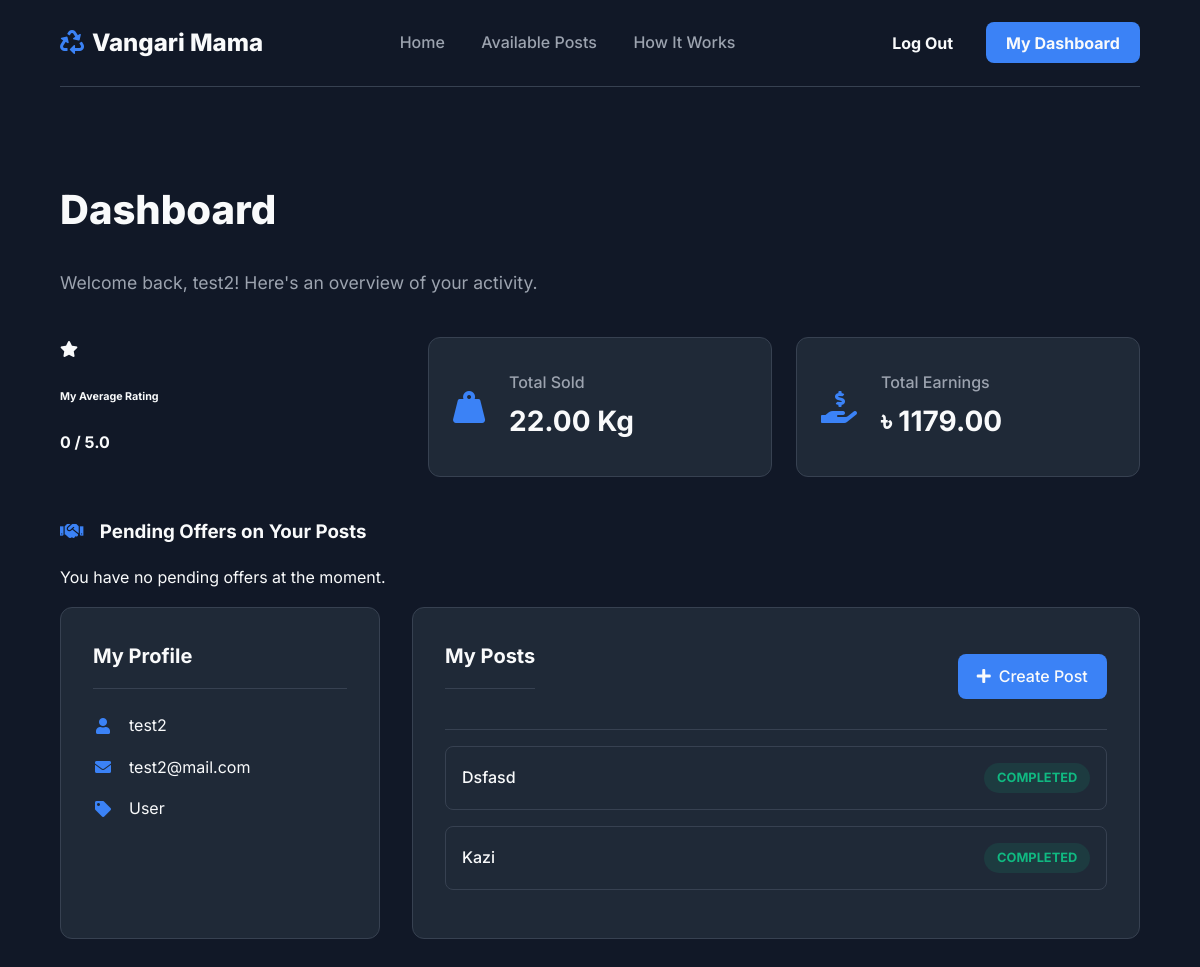
The page /dashboard (signed in) on the database its author committed.
### models.py (models this page shows, shortened)
class User(UserMixin, db.Model):
    id = db.Column(db.Integer, primary_key=True)
    username = db.Column(db.String(64), unique=True, nullable=False)
    email = db.Column(db.String(120), unique=True, nullable=False)
    password_hash = db.Column(db.String(256), nullable=False)
    user_type = db.Column(db.String(20), default='user', nullable=False)
    is_admin = db.Column(db.Boolean, default=False)
    total_earnings = db.Column(db.Numeric(10, 2), default=0.00)
    created_at = db.Column(db.DateTime, default=datetime.utcnow)
    posts = db.relationship('TrashPost', foreign_keys='TrashPost.user_id', backref='owner', lazy='dynamic', cascade="all, delete-orphan")
    collections = db.relationship('TrashPost', foreign_keys='TrashPost.collector_id', backref='collector', lazy='dynamic')
    reviews_given = db.relationship('Review', foreign_keys='Review.reviewer_id', backref='reviewer', lazy='dynamic', cascade="all, delete-orphan")
    reviews_received = db.relationship('Review', foreign_keys='Review.reviewee_id', backref='reviewee', lazy='dynamic', cascade="all, delete-orphan")
    def average_rating(self):
        reviews = self.reviews_received.all()
        if not reviews:
            return 0
        return round(statistics.mean([review.rating for review in reviews]), 1)

class TrashPost(db.Model):
    id = db.Column(db.Integer, primary_key=True)
    user_id = db.Column(db.Integer, db.ForeignKey('user.id'), nullable=False)
    trash_type = db.Column(db.String(50), nullable=False)
    quantity = db.Column(db.Integer, nullable=False)
    location = db.Column(db.String(255), nullable=False)
    description = db.Column(db.Text)
    status = db.Column(db.String(20), default='available', nullable=False)
    collector_id = db.Column(db.Integer, db.ForeignKey('user.id'))
    price_per_kg = db.Column(db.Numeric(10, 2), nullable=False)
    is_negotiable = db.Column(db.Boolean, default=False, nullable=False)
    created_at = db.Column(db.DateTime, default=datetime.utcnow)
    completed_at = db.Column(db.DateTime)
    final_weight_kg = db.Column(db.Float, nullable=True)
    final_price_per_kg = db.Column(db.Numeric(10, 2), nullable=True)
    total_transaction_value = db.Column(db.Numeric(10, 2), nullable=True)
    platform_profit = db.Column(db.Numeric(10, 2), nullable=True)
    phone_number = db.Column(db.String(20), nullable=True)
    google_map_link = db.Column(db.String(500), nullable=True)
    image_file = db.Column(db.String(30), nullable=False, default='default.jpg')
    reviews = db.relationship('Review', backref='post', lazy='dynamic', cascade="all, delete-orphan")

### routes.py (the view)
@app.route('/dashboard')
@login_required
def user_dashboard():
    if current_user.user_type == 'collector':
        return redirect(url_for('collector_dashboard'))
    user_posts = TrashPost.query.filter_by(user_id=current_user.id).order_by(TrashPost.created_at.desc()).all()
    total_kg_sold = db.session.query(db.func.sum(TrashPost.final_weight_kg)).filter_by(user_id=current_user.id, status='completed').scalar() or 0.0
    total_earnings = current_user.total_earnings or 0.0
    return render_template('user_dashboard.html',
                           title='My Dashboard',
                           user_posts=user_posts,
                           total_kg_sold=total_kg_sold,
                           total_earnings=total_earnings)

### app.py (called while the page is built)
@login_manager.user_loader
def load_user(user_id):
    from models import User
    return User.query.get(int(user_id))

### templates/user_dashboard.html (shortened to what this page needs)
{% extends "base.html" %}
{% block content %}
<div class="container">
    <div class="dashboard-header">
        <h1>Dashboard</h1>
        <p>Welcome back, {{ current_user.username }}! Here's an overview of your activity.</p>
    </div>
    <div class="stats-grid">
        <div class="col-md-4">
    <div class="card p-3">
        <div class="d-flex align-items-center">
            <div class="fs-1 text-primary me-3"><i class="fas fa-star"></i></div>
            <div>
                <h6 class="text-muted">My Average Rating</h6>
                <h4 class="fw-bold">{{ current_user.average_rating() }} / 5.0</h4>
            </div>
        </div>
    </div>
</div>
        <div class="stat-card">
            <i class="fas fa-weight-hanging"></i>
            <div class="stat-info">
                <h4>Total Sold</h4>
                <p>{{ "%.2f"|format(total_kg_sold) }} Kg</p>
            </div>
        </div>
        <div class="stat-card">
            <i class="fas fa-hand-holding-usd"></i>
            <div class="stat-info">
                <h4>Total Earnings</h4>
                <p>৳ {{ "%.2f"|format(total_earnings) }}</p>
            </div>
        </div>
    </div>
    <div class="offers-section">
        <h3 class="section-title"><i class="fas fa-handshake"></i> Pending Offers on Your Posts</h3>
        {% set offers = user_posts|selectattr('status', 'equalto', 'negotiating')|list %}
        {% if offers %}
            {% for post in offers %}
            <div class="offer-card">
                <div class="offer-icon">
                    <i class="fas fa-arrow-down"></i>
                </div>
                <div class="offer-details">
                    <p><strong>{{ post.collector.username }}</strong> made an offer on your post: <strong>"{{ post.trash_type.title() }}"</strong></p>
                    <span class="offer-price">
                        Offered Total: ৳{{ "%.2f"|format(post.total_transaction_value) }}
                        <small>({{ post.final_weight_kg }}Kg at ৳{{ post.final_price_per_kg }}/Kg)</small>
                    </span>
                </div>
                <div class="offer-actions">
                    <form action="{{ url_for('accept_offer', post_id=post.id) }}" method="POST">
                        <button type="submit" class="btn-accept"><i class="fas fa-check"></i> Accept</button>
                    </form>
                    <form action="{{ url_for('reject_offer', post_id=post.id) }}" method="POST">
                        <button type="submit" class="btn-reject"><i class="fas fa-times"></i> Reject</button>
                    </form>
                </div>
            </div>
            {% endfor %}
        {% else %}
            <p class="text-muted">You have no pending offers at the moment.</p>
        {% endif %}
    </div>
    <div class="dashboard-grid">
        <div class="profile-card">
            <div class="card-header">
                <h3 class="card-title">My Profile</h3>
            </div>
            <div class="profile-info">
                <p><i class="fas fa-user fa-fw"></i> {{ current_user.username }}</p>
                <p><i class="fas fa-envelope fa-fw"></i> {{ current_user.email }}</p>
                <p><i class="fas fa-tag fa-fw"></i> {{ current_user.user_type | title }}</p>
            </div>
        </div>
        <div class="posts-list">
            <div class="posts-list-header">
                <h3 class="card-title">My Posts</h3>
                <a href="{{ url_for('create_post') }}" class="create-post-btn"><i class="fas fa-plus"></i> Create Post</a>
            </div>
            {% if user_posts %}
                {% for post in user_posts %}
                <div class="post-item">
                    <span class="post-details">{{ post.trash_type.title() }}</span>
                    {% if post.status.lower() == 'available' %}
                        <span class="status-badge status-available">Available</span>
                    {% elif post.status.lower() == 'completed' %}
                        <span class="status-badge status-completed">Completed</span>
                    {% elif post.status.lower() == 'negotiating' %}
                        <span class="status-badge status-pending">Offer Pending</span>
                    {% endif %}
                </div>
                {% endfor %}
            {% else %}
                <div class="no-posts-message"><p>You have not created any posts yet.</p></div>
            {% endif %}
        </div>
    </div>
</div>
{% endblock %}

### templates/base.html (style rules this page uses)
:root { --dark-bg: #111827; --dark-card: #1F2937; --primary-blue: #3B82F6; --primary-hover: #2563EB; --text-light: #F9FAFB; --text-muted: #9CA3AF; --border-color: #374151; }
body { background-color: var(--dark-bg); color: var(--text-light); font-family: 'Inter', sans-serif; margin: 0; line-height: 1.6; }
.container { width: 90%; max-width: 1200px; margin: 0 auto; }
.dashboard-header { margin-bottom: 2.5rem; }
.dashboard-header h1 { font-size: 2.5rem; font-weight: 800; }
.dashboard-header p { font-size: 1.1rem; color: var(--text-muted); }
.stats-grid { display: grid; grid-template-columns: repeat(auto-fit, minmax(250px, 1fr)); gap: 1.5rem; margin-bottom: 2.5rem; }
.stat-card { display: flex; align-items: center; background-color: var(--dark-card); padding: 1.5rem; border-radius: 0.75rem; border: 1px solid var(--border-color); }
.stat-card i { font-size: 2rem; color: var(--primary-blue); margin-right: 1.5rem; }
.stat-card h4 { margin: 0 0 0.25rem 0; font-size: 1rem; color: var(--text-muted); font-weight: 500; }
.stat-card p { margin: 0; font-size: 1.75rem; font-weight: 700; }
.dashboard-grid { display: grid; grid-template-columns: 320px 1fr; gap: 2rem; }
.profile-card, .posts-list { background-color: var(--dark-card); border: 1px solid var(--border-color); border-radius: 0.75rem; padding: 2rem; }
.card-title { font-size: 1.25rem; font-weight: 700; padding-bottom: 1rem; margin-top: 0; margin-bottom: 1.5rem; border-bottom: 1px solid var(--border-color); }
.profile-info p { display: flex; align-items: center; margin-bottom: 1rem; }
.profile-info p i { color: var(--primary-blue); margin-right: 1rem; width: 20px; }
.posts-list-header { display: flex; justify-content: space-between; align-items: center; border-bottom: 1px solid var(--border-color); padding-bottom: 1rem; margin-bottom: 1rem; }
.create-post-btn { display: inline-flex; align-items: center; gap: 0.5rem; background-color: var(--primary-blue); color: var(--text-light); text-decoration: none; padding: 0.6rem 1.2rem; border-radius: 0.5rem; font-weight: 500; }
.post-item { display: flex; justify-content: space-between; align-items: center; padding: 1rem; margin-bottom: 1rem; border: 1px solid var(--border-color); border-radius: 0.5rem; }
.post-details { font-weight: 500; }
.status-badge { padding: 0.3rem 0.8rem; border-radius: 50px; font-size: 0.8rem; font-weight: 700; text-transform: uppercase; }
.status-completed { background-color: #10b98120; color: #10b981; }
.offers-section .section-title i { margin-right: 0.75rem; color: var(--primary-blue); }

### rows shown on the page
User: username "test2", total_earnings "1179.00", email "test2@mail.com", user_type "User"
TrashPost: trash_type "Dsfasd", status "COMPLETED"
TrashPost: trash_type "Kazi", status "COMPLETED"

### other values the page prints
{{ current_user.average_rating() }} "0"
{{ "%.2f"|format(total_kg_sold) }} "22.00"
